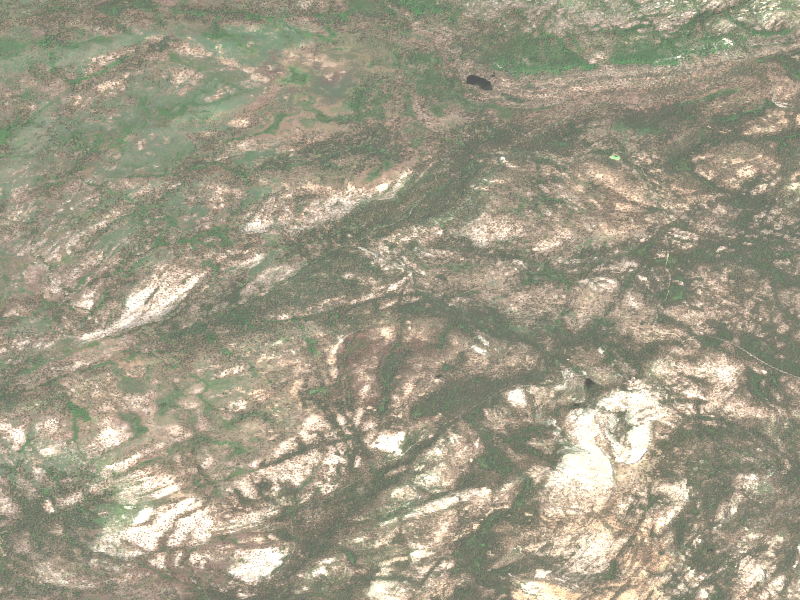
#> input picture scripts/SegForest/Data/images/image1.png, 800 x 600 px, found by its file name; its folder holds only this picture in this run
$ python Masker.py
#> lines starting #> are read from the running program, lines starting #| are printed output that depends on the picture; after the words box and inside, x2 and y2 are one past the last pixel; in counts of white or black regions, pixels touching at a corner belong together
import os
import numpy as np
from PIL import Image
import cv2


def generate_mask(image_path, mask_path):
    """
    Generate a binary mask for the given image using HSV color space to detect a wide range of green colors.

    Args:
        image_path: Path to the input image.
        mask_path: Path to save the mask.
    """
    try:
        # Open the image
        image = Image.open(image_path).convert("RGB")
#> image is the input picture: PIL image 800x600 RGB; mean R, G, B 160.7, 155.9, 136.1
        image_array = np.array(image)

        # Convert the image to HSV color space
        hsv = cv2.cvtColor(image_array, cv2.COLOR_RGB2HSV)
#> hsv: shape (600, 800, 3); mean H, S, V 26.6, 42.2, 163.5

        # Define a wide range of green colors in HSV
        lower_green = np.array([35, 50, 50])  # Lower bound of green in HSV
        upper_green = np.array([85, 255, 255])  # Upper bound of green in HSV

        # Create a mask for green colors
        mask = cv2.inRange(hsv, lower_green, upper_green)
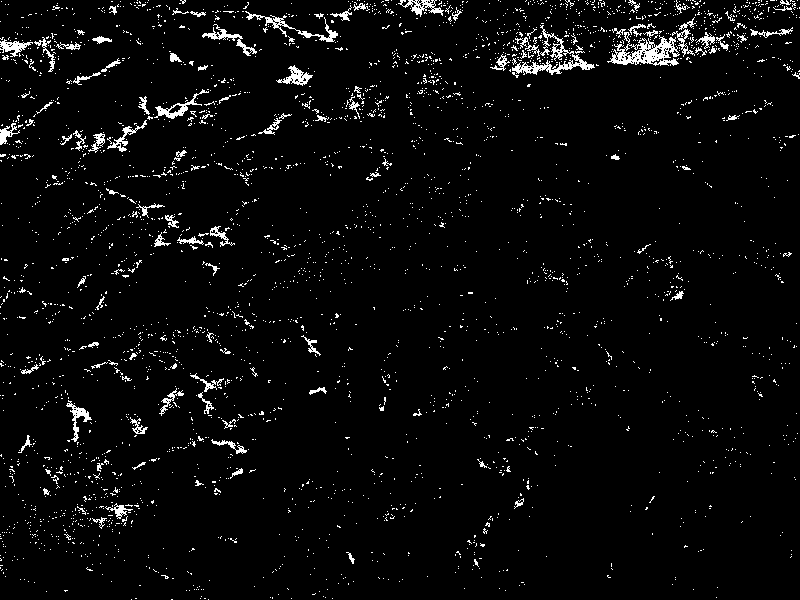
#> mask: shape (600, 800); 3.7% white in thin lines or dots

        # Remove small noise using morphological operations
        kernel = np.ones((3, 3), np.uint8)
        cleaned = cv2.morphologyEx(mask, cv2.MORPH_OPEN, kernel, iterations=2)
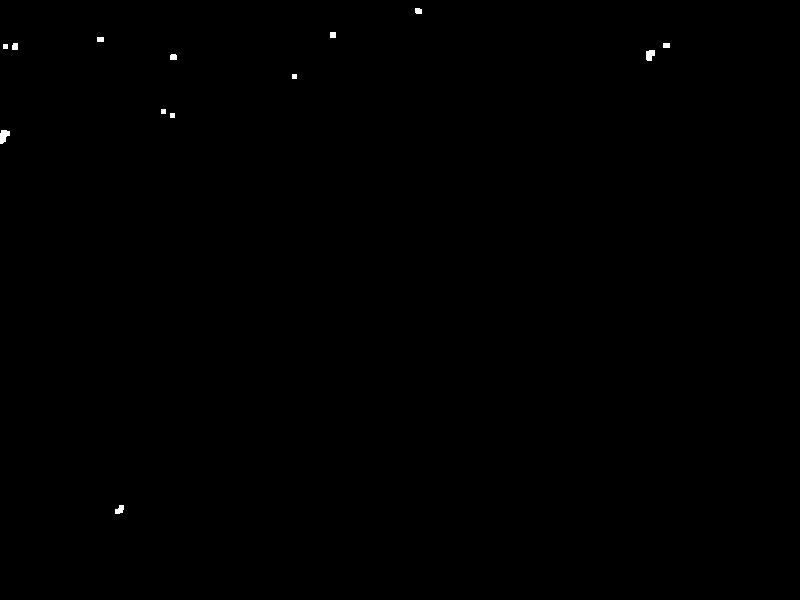
#> cleaned: shape (600, 800); 0.12% white; 13 white regions, largest, box (x1, y1, x2, y2) and area: (0, 130, 10, 144) 98, (646, 50, 655, 61) 80, (115, 505, 124, 514) 59

        # Fill holes in the mask
        filled = cv2.morphologyEx(cleaned, cv2.MORPH_CLOSE, kernel, iterations=2)
#> filled: shape (600, 800); 0.12% white; 11 white regions, largest, box (x1, y1, x2, y2) and area: (0, 130, 10, 144) 101, (3, 43, 18, 50) 81, (646, 50, 655, 61) 80

        # Save the mask
        mask_image = Image.fromarray(filled)
        mask_image.save(mask_path)
        print(f"  Mask saved to {mask_path}")

    except Exception as e:
        print(f"Error generating mask: {e}")
        # Create a placeholder mask
        mask = Image.new("L", (800, 600), color=0)  # Black mask
        mask.save(mask_path)
        print(f"  Created placeholder mask at {mask_path}")


def process_masks(image_dir="dataset/images", mask_dir="dataset/masks"):
    """
    Generate masks for all images in the image directory.

    Args:
        image_dir: Directory containing images.
        mask_dir: Directory to save masks.
    """
    # Create mask directory if it doesn't exist
    os.makedirs(mask_dir, exist_ok=True)

    # Process each image
    for image_name in os.listdir(image_dir):
        if image_name.endswith(".png"):
            image_path = os.path.join(image_dir, image_name)
            mask_path = os.path.join(
                mask_dir, f"{os.path.splitext(image_name)[0]}_mask.png"
            )
            print(f"Generating mask for {image_name}...")
            generate_mask(image_path, mask_path)


def main():
    """
    Main function to generate masks for all images.
    """
    image_dir = "scripts\\SegForest\\Data\\images"  # Directory containing images
    mask_dir = "scripts\\SegForest\\Data\\masks"  # Directory to save masks

    # Process masks
    process_masks(image_dir, mask_dir)


if __name__ == "__main__":
    main()

$ run again, on scripts/SegForest/Data/images/image113.png
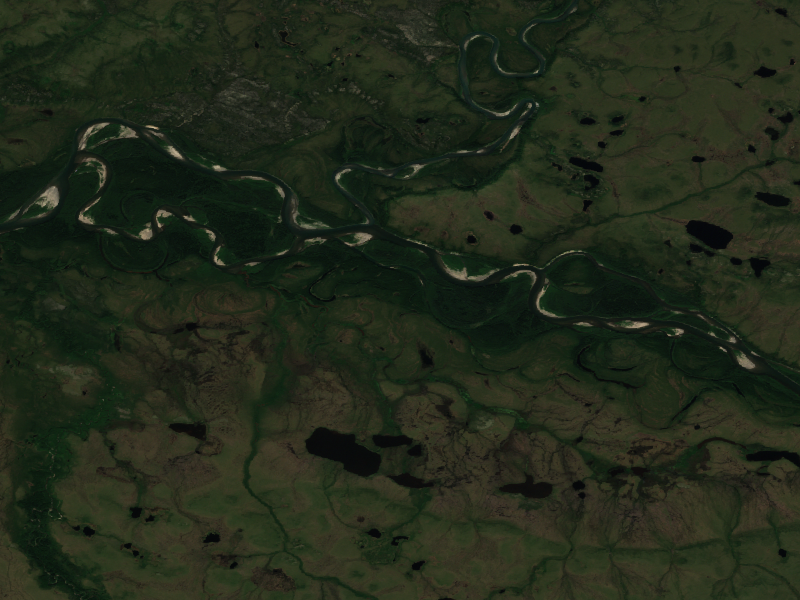
#> input picture scripts/SegForest/Data/images/image113.png, 800 x 600 px, found by its file name
#> in generate_mask, image is the input picture: PIL image 800x600 RGB; mean R, G, B 33.9, 41.4, 26
#> hsv: shape (600, 800, 3); mean H, S, V 46.7, 101, 41.8
#> in generate_mask, `mask = cv2.inRange(hsv, lower_green, upper_green)`:
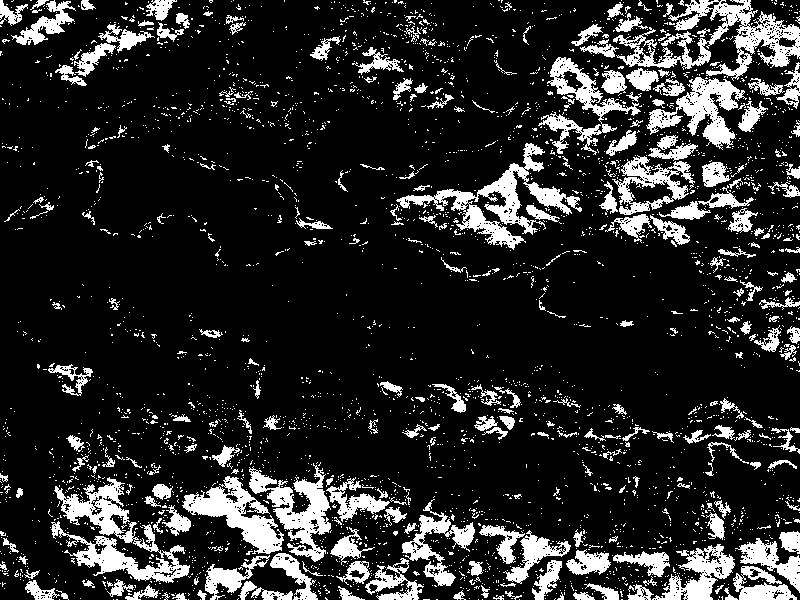
#> mask: shape (600, 800); 15.9% white; 3439 white regions (3169 under 20 px), largest, box (x1, y1, x2, y2) and area: (613, 0, 800, 81) 4929, (51, 477, 190, 583) 4657, (396, 143, 582, 250) 4321
#> cleaned: shape (600, 800); 7.1% white; 216 white regions (3 under 20 px), largest, box (x1, y1, x2, y2) and area: (184, 488, 279, 553) 2043, (276, 481, 331, 545) 1524, (679, 80, 736, 133) 1180
#> in generate_mask, `filled = cv2.morphologyEx(cleaned, cv2.MORPH_CLOSE, kernel, iterations..`:
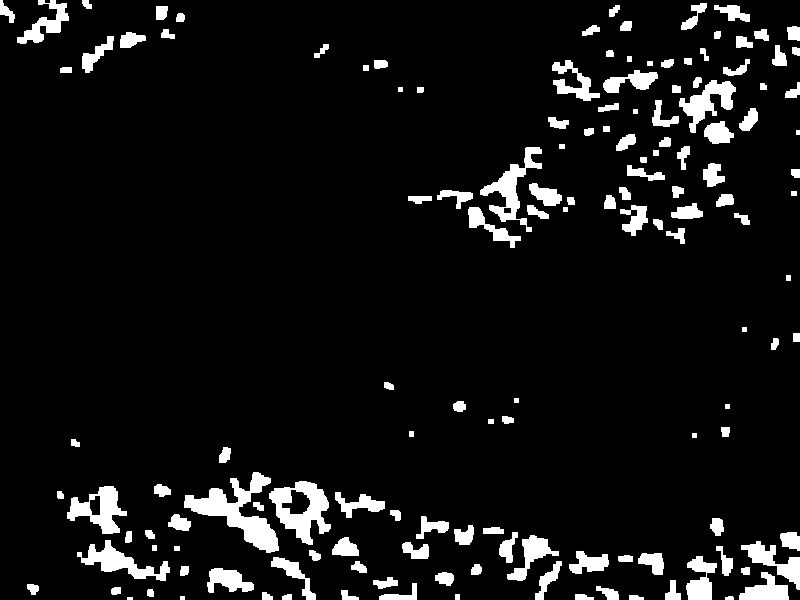
#> filled: shape (600, 800); 7.5% white; 145 white regions (1 under 20 px), largest, box (x1, y1, x2, y2) and area: (184, 472, 279, 553) 2711, (269, 481, 331, 545) 1938, (480, 147, 542, 232) 1484

$ run again, on scripts/SegForest/Data/images/image114.png
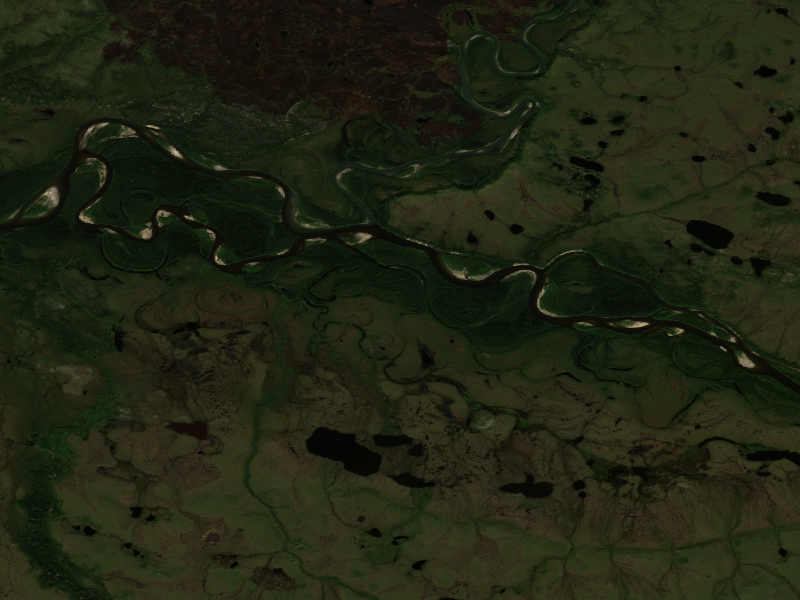
#> input picture scripts/SegForest/Data/images/image114.png, 800 x 600 px, found by its file name
#> in generate_mask, image is the input picture: PIL image 800x600 RGB; mean R, G, B 32, 35.9, 18.4
#> hsv: shape (600, 800, 3); mean H, S, V 36.6, 129.1, 36.9
#> in generate_mask, `mask = cv2.inRange(hsv, lower_green, upper_green)`:
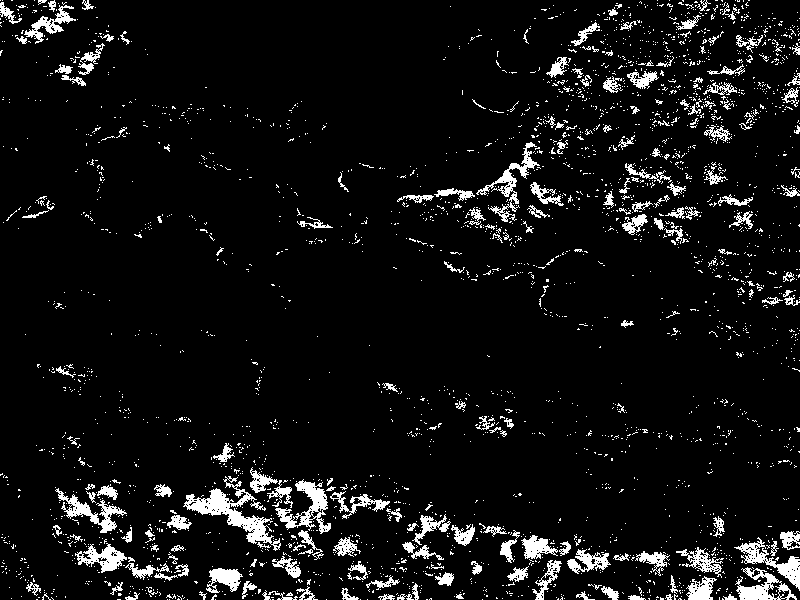
#> mask: shape (600, 800); 6.9% white; 2909 white regions (2709 under 20 px), largest, box (x1, y1, x2, y2) and area: (183, 476, 281, 551) 1880, (275, 479, 331, 534) 1059, (476, 142, 540, 222) 937
#> in generate_mask, `cleaned = cv2.morphologyEx(mask, cv2.MORPH_OPEN, kernel, iterations=2)`:
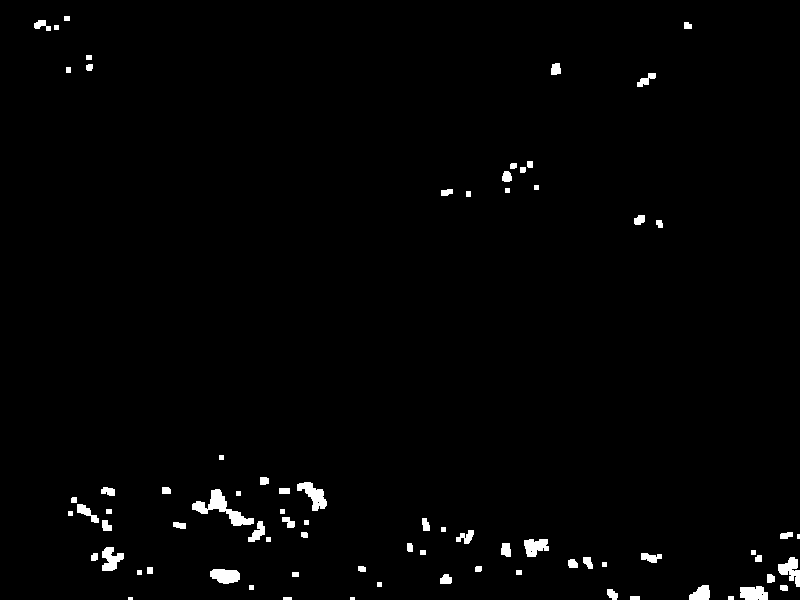
#> cleaned: shape (600, 800); 1.4% white; 77 white regions (3 under 20 px), largest, box (x1, y1, x2, y2) and area: (192, 489, 254, 526) 727, (297, 482, 327, 511) 425, (778, 557, 800, 587) 359
#> filled: shape (600, 800); 1.5% white; 65 white regions (2 under 20 px), largest, box (x1, y1, x2, y2) and area: (192, 489, 265, 542) 948, (297, 482, 327, 511) 441, (91, 547, 124, 571) 425

$ run again, on scripts/SegForest/Data/images/image115.png
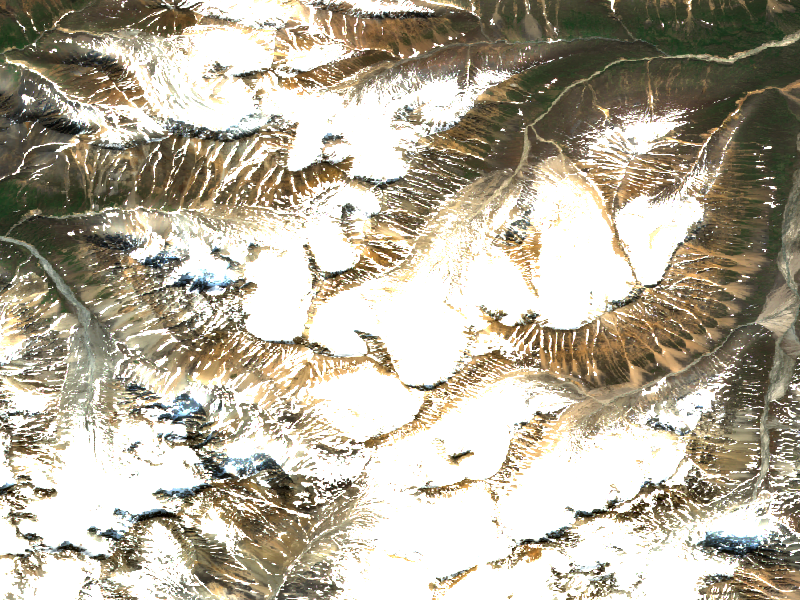
#> input picture scripts/SegForest/Data/images/image115.png, 800 x 600 px, found by its file name
#> in generate_mask, image is the input picture: PIL image 800x600 RGB; mean R, G, B 181.6, 174.7, 158.6
#> hsv: shape (600, 800, 3); mean H, S, V 17.5, 48.5, 182.9
#> in generate_mask, `mask = cv2.inRange(hsv, lower_green, upper_green)`:
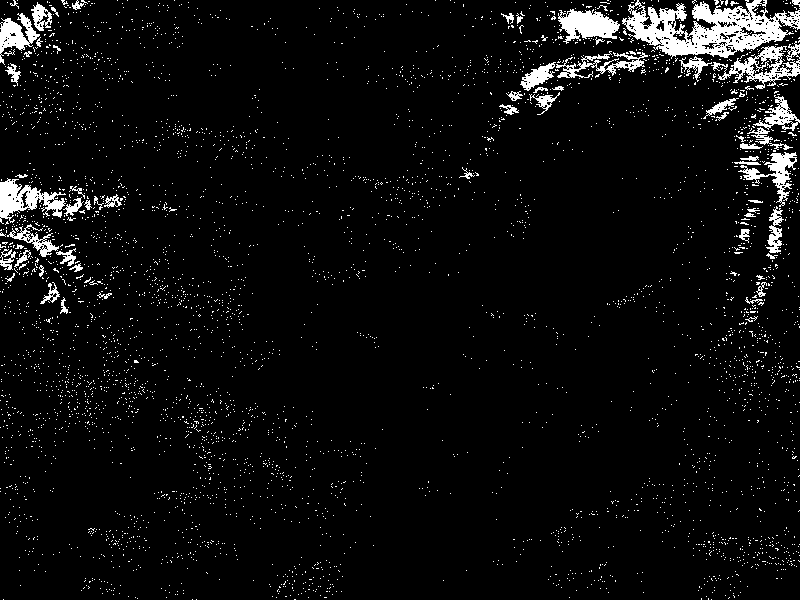
#> mask: shape (600, 800); 5% white; 4398 white regions (4332 under 20 px), largest, box (x1, y1, x2, y2) and area: (622, 0, 800, 59) 5236, (0, 178, 66, 224) 1359, (558, 9, 620, 44) 1300
#> cleaned: shape (600, 800); 1.5% white; 46 white regions (2 under 20 px), largest, box (x1, y1, x2, y2) and area: (631, 10, 696, 55) 1150, (561, 11, 618, 38) 1061, (0, 182, 21, 218) 566
#> in generate_mask, `filled = cv2.morphologyEx(cleaned, cv2.MORPH_CLOSE, kernel, iterations..`:
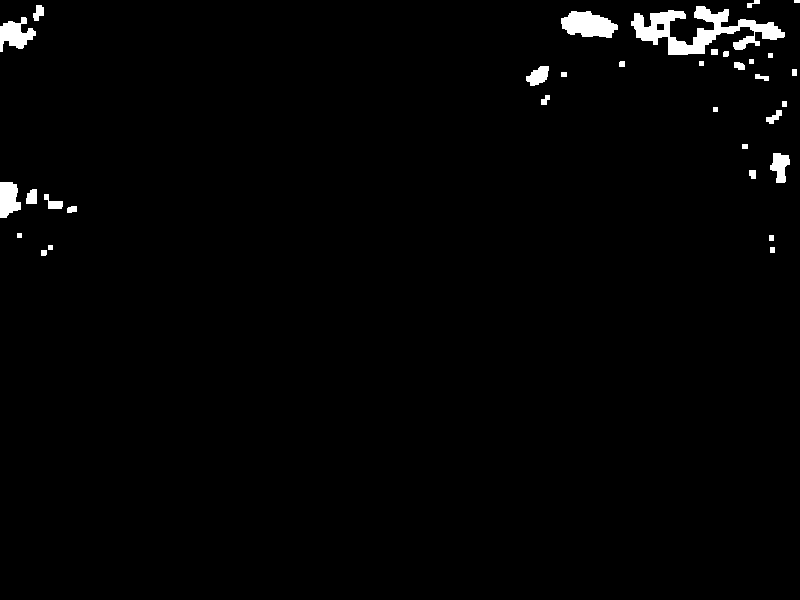
#> filled: shape (600, 800); 1.6% white; 33 white regions (1 under 20 px), largest, box (x1, y1, x2, y2) and area: (631, 6, 785, 55) 3027, (561, 11, 618, 38) 1085, (0, 17, 36, 52) 700
